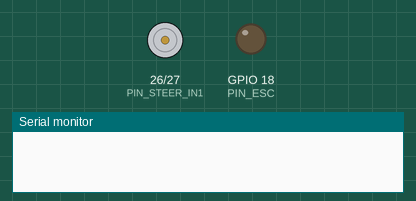
The sketch below on a simulated ESP32. On the bench: motor-driver pin pairs drawn as motors (green arrow = first pin HIGH = forward, orange = second pin HIGH = backward, longer = more drive), output pins drawn as LEDs (lit = HIGH), the last lines printed to the serial monitor.

Above: at 0.0 s.
At 2.8 s:
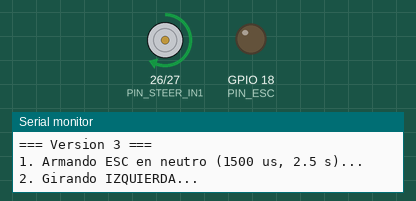
At 3.6 s:
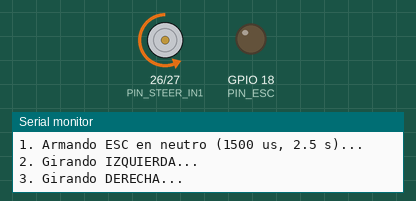
Timing chart, 0 to 5.4 s (numbered marks = the images above):
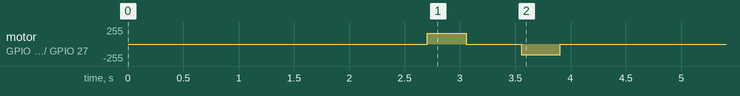

The sketch:

test_movimiento.ino
```cpp
/*
 * Prueba rápida y sencilla de movimiento (Ruedas en el aire)
 * Adaptada a la instalación física del Nodo 1 (ESP32-DevKitC 38 pines):
 *   - ESC LRP AI Runner Reverse V2.09 (Tracción): GPIO 18 (cable Blanco)
 *       * Rojo  -> 5V del ESP32 (SOLO sin USB conectado; desconectar si usas USB)
 *       * Negro -> GND común del ESP32
 *   - L298N (Dirección con jumper ENA puesto, solo 2 señales):
 *       * IN1 -> GPIO 26 (giro izquierda por PWM directo)
 *       * IN2 -> GPIO 27 (giro derecha por PWM directo)
 *       * Jumper ENA colocado en el L298N (no se usa GPIO 25)
 *
 * ADVERTENCIA DE SEGURIDAD:
 *   - Coloca el coche con las RUEDAS EN EL AIRE antes de encender la batería.
 *   - NUNCA conectes los 9.6 V de la batería directamente al ESP32.
 *   - Une todas las masas (GND batería 9.6 V, cable Negro ESC, GND L298N y GND ESP32).
 */

#include <Arduino.h>

// 1. Pines de nuestra instalación
#define PIN_ESC       18  // Cable BLANCO del ESC LRP (PWM hardware 50 Hz)
#define PIN_STEER_IN1 26  // Entrada IN1 del puente H L298N (Izquierda)
#define PIN_STEER_IN2 27  // Entrada IN2 del puente H L298N (Derecha)

// 2. Configuración PWM hardware (LEDC) del ESC LRP (50 Hz continuos)
#define ESC_FREQ_HZ   50
#define ESC_RES_BITS  14  // Resolución de 14 bits (0..16383)
#define ESC_LEDC_CH   6   // Canal 6 (Timer 3 en core 2.x; evita colisión con analogWrite)

// 3. Velocidades del coche (en microsegundos, rango 1000-2000 us)
#define NEUTRO        1500  // Coche quieto / armado obligatorio
#define ADELANTE      1620  // Avance suave
#define FRENO         1350  // Primer toque atrás: activa freno y desbloquea reversa
#define ATRAS         1250  // Segundo toque atrás: marcha atrás suave (supera zona muerta)

// 4. Fuerza y tiempo de giro (protegido para no forzar topes mecánicos)
#define FUERZA_GIRO   160   // De 0 a 255 (< 200 límite seguro en IN1/IN2)
#define TIEMPO_GIRO   350   // Milisegundos (< 600 ms límite máximo continuo)

// Configura el periférico LEDC para enviar pulsos continuos de 50 Hz al ESC
void configurarESC() {
  ledcAttach(PIN_ESC, ESC_FREQ_HZ, ESC_RES_BITS);
  Serial.println("\n=== Version 3 ===");

}

// Actualiza el ancho de pulso del ESC (1000-2000 us) mantenido de forma continua
void fijarESC(int pulso_us) {
  pulso_us = constrain(pulso_us, 1000, 2000);
  uint32_t duty = (uint32_t)pulso_us * ((1UL << ESC_RES_BITS) - 1UL) / 20000UL;
#if defined(ESP_ARDUINO_VERSION) && ESP_ARDUINO_VERSION >= ESP_ARDUINO_VERSION_VAL(3, 0, 0)
  ledcWrite(PIN_ESC, duty);
#else
  ledcWrite(ESC_LEDC_CH, duty);
#endif
}

// Control de dirección por 2 pines con PWM directo (siempre analogWrite en ambos)
void pararDireccion() {
  analogWrite(PIN_STEER_IN1, 0);
  analogWrite(PIN_STEER_IN2, 0);
}

void girarIzquierda(uint8_t pwm) {
  analogWrite(PIN_STEER_IN1, pwm);
  analogWrite(PIN_STEER_IN2, 0);
}

void girarDerecha(uint8_t pwm) {
  analogWrite(PIN_STEER_IN1, 0);
  analogWrite(PIN_STEER_IN2, pwm);
}

void setup() {
  Serial.begin(115200);
  delay(200);
  Serial.println("\n=== INICIANDO PRUEBA DEL COCHE (RUEDAS EN EL AIRE) ===");

  // Configurar dirección en reposo seguro
  pinMode(PIN_STEER_IN1, OUTPUT);
  pinMode(PIN_STEER_IN2, OUTPUT);
  pararDireccion();

  // Configurar PWM hardware continuo del ESC e inicializar en neutro
  configurarESC();
  fijarESC(NEUTRO);

  // PASO 1: Armar el ESC (2.5 segundos en neutro continuo a 50 Hz)
  Serial.println("1. Armando ESC en neutro (1500 us, 2.5 s)...");
  delay(2500);

  // PASO 2: Girar a la izquierda (el ESC sigue recibiendo 1500 us por hardware)
  Serial.println("2. Girando IZQUIERDA...");
  girarIzquierda(FUERZA_GIRO);
  delay(TIEMPO_GIRO);
  pararDireccion();
  delay(500);

  // PASO 3: Girar a la derecha
  Serial.println("3. Girando DERECHA...");
  girarDerecha(FUERZA_GIRO);
  delay(TIEMPO_GIRO);
  pararDireccion();
  delay(500);

  // PASO 4: Avanzar 1 segundo y volver a neutro
  Serial.println("4. Avanzando suave...");
  fijarESC(ADELANTE);
  delay(1000);
  fijarESC(NEUTRO);
  delay(1000);

  // PASO 5: Marcha atrás con doble toque (Freno -> Neutro -> Reversa)
  Serial.println("5. Marcha atras suave (doble toque LRP: freno -> neutro -> atras)...");
  fijarESC(FRENO);    // Primer toque atrás: frena y arma la marcha atrás
  delay(350);
  fijarESC(NEUTRO);   // Pausa obligatoria en neutro
  delay(350);
  fijarESC(ATRAS);    // Segundo toque atrás: ahora sí gira en reversa
  delay(2000);
  fijarESC(NEUTRO);   // Volver a neutro
  delay(1000);

  Serial.println("=== PRUEBA TERMINADA (ESC en neutro seguro, direccion parada) ===");
}

void loop() {
  // Reposo seguro; LEDC sigue enviando 1500 us a 50 Hz al ESC.
  // Pulsa el botón EN/RST del ESP32 para repetir la prueba.
  delay(1000);
}
```
